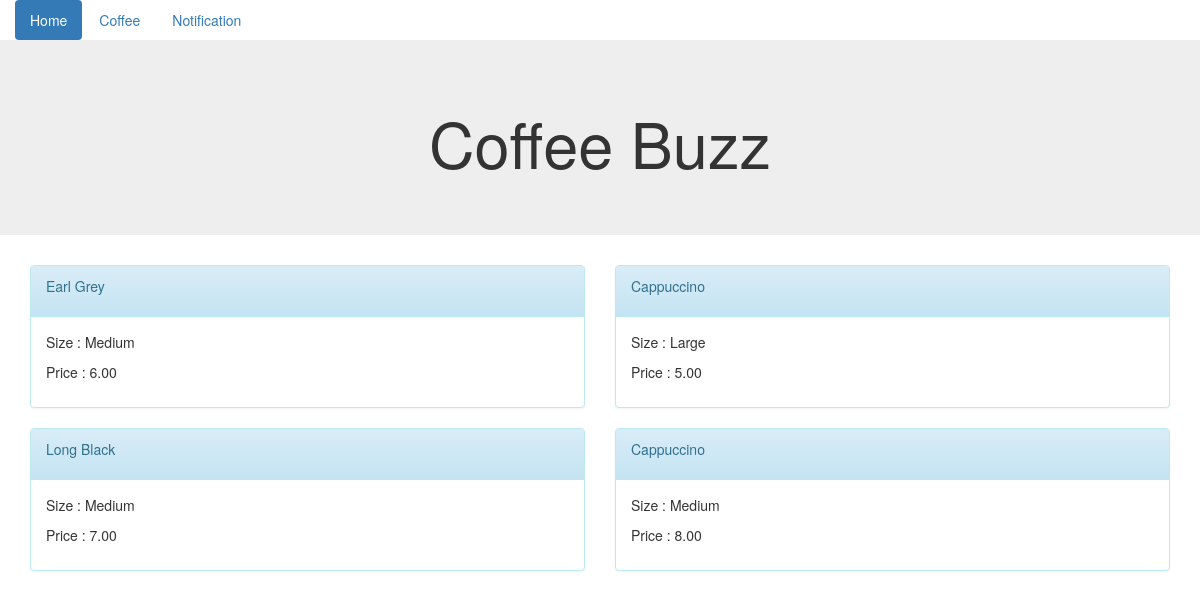
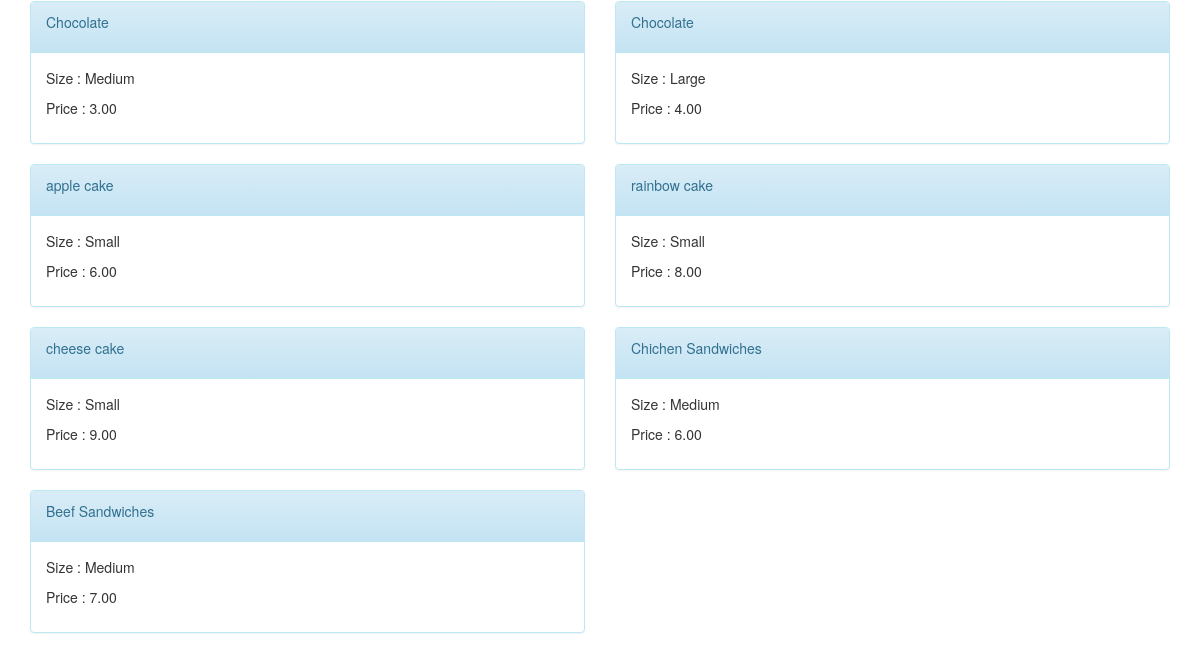
Before: /coffee/products_display with the older database file (2 pictures, top to bottom).
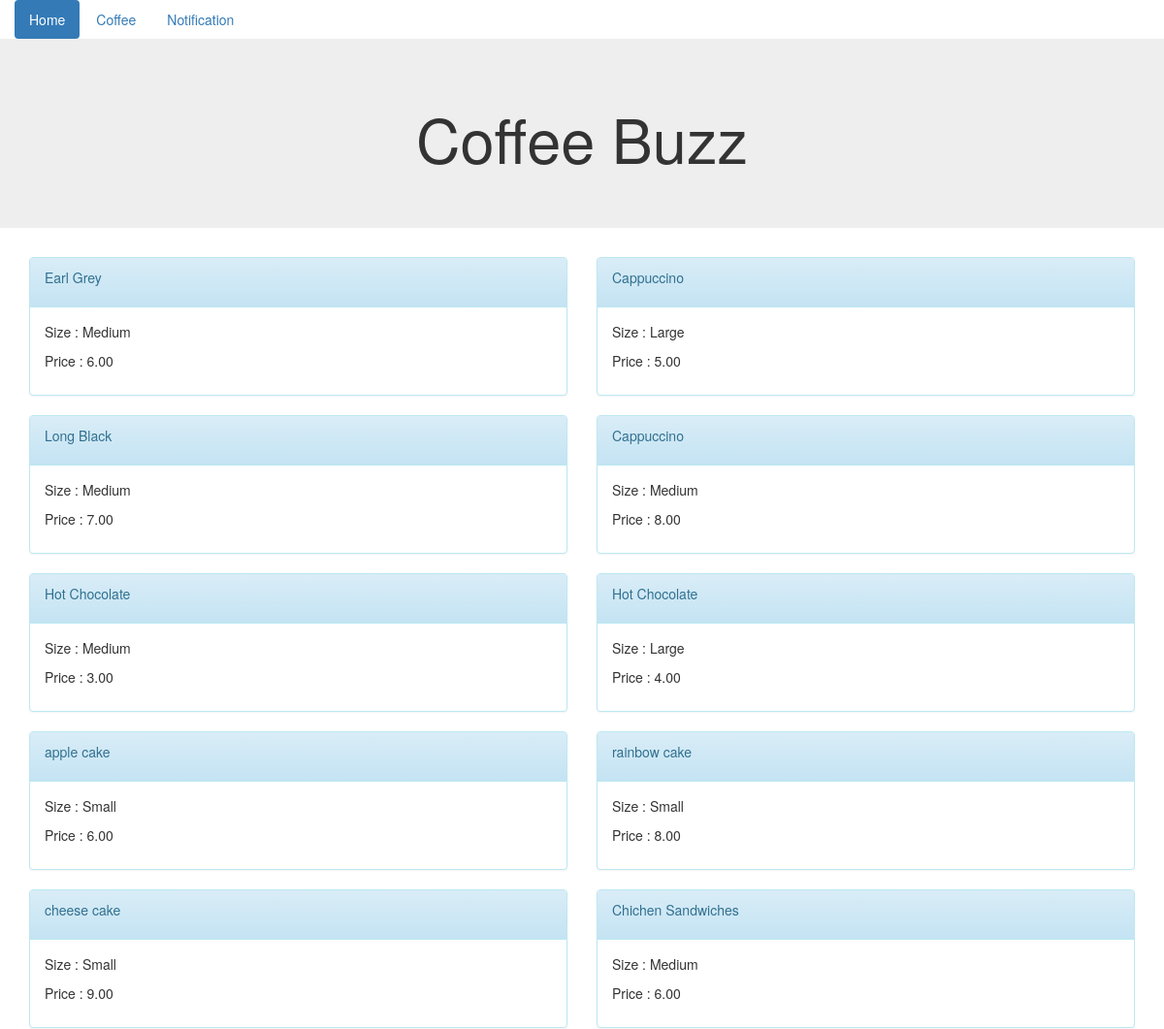
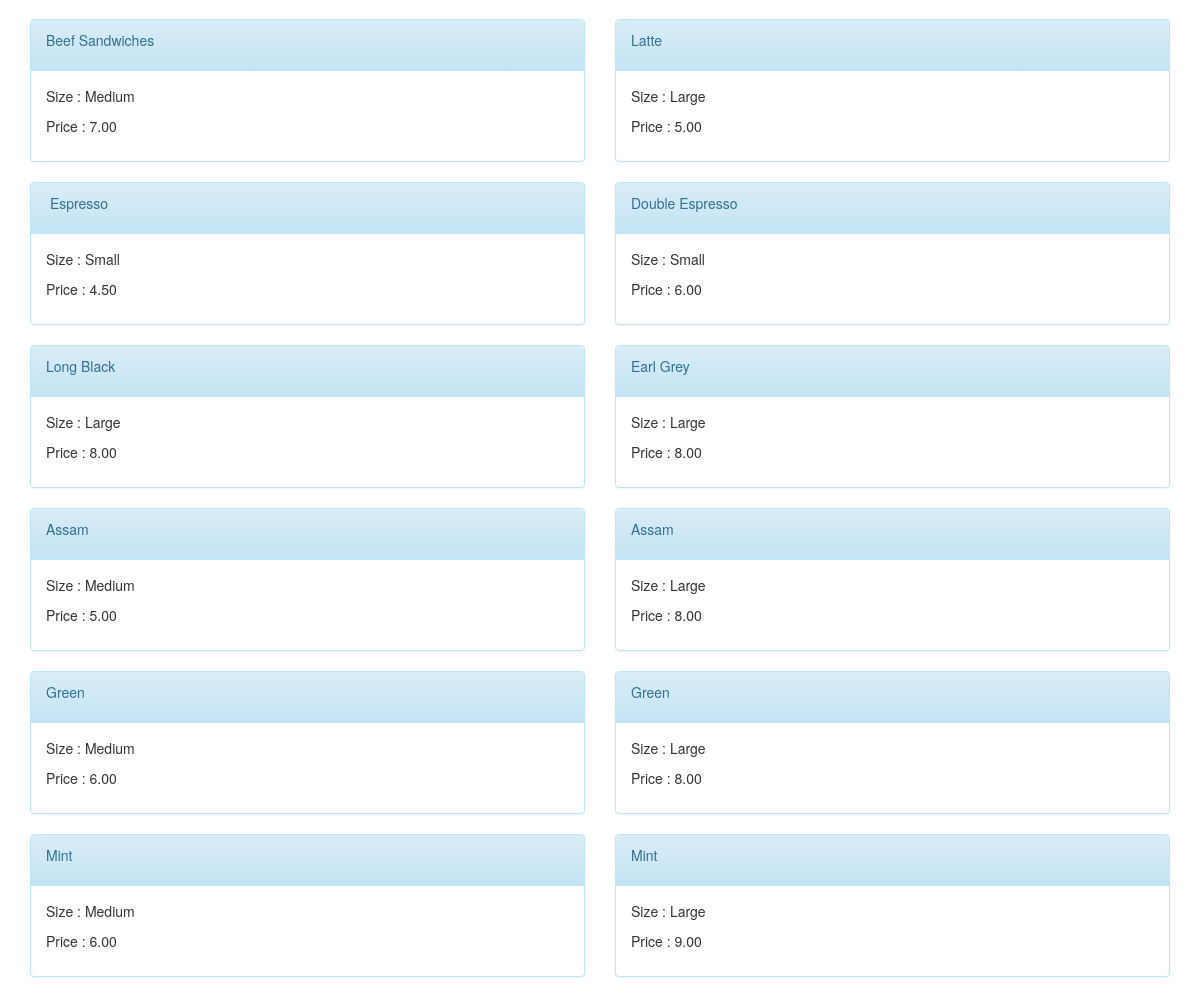
After: the same page with the newer database file (2 pictures, top to bottom).
### coffee/models.py (models this page shows, shortened)
class Product(models.Model):
    size_choice = (
        ("Small", "Small"),
        ("Medium", "Medium"),
        ("Large", "Large"))
    type = (
        ("Coffee", "Coffee"),
        ("Tea", "Tea"),
        ("Cake", "Cake"),
        ("Sandwiches", "Sandwiches")
    )
    product_id = models.AutoField(primary_key=True)
    product_name = models.CharField(max_length=255)
    product_price = models.DecimalField(max_digits=4, decimal_places=2)
    product_state = models.BooleanField(default=True)
    product_size = models.CharField(max_length=255,  choices=size_choice)
    product_type = models.CharField(max_length=255, choices=type, default="Coffee")
    product_quantity = models.IntegerField(default=0)

### coffee/views.py (the view)
# urls.py: path('products_display', coffee.views.products_display),
def products_display(request):
    all_products = Product.objects.all()
    return render(request, 'products_display.html',
                  {
                      'all_products': all_products
                  })

### coffee/templates/products_display.html (shortened to what this page needs)
<!DOCTYPE html>
<html lang="en">
<head>
<link rel="stylesheet" href="https://cdn.jsdelivr.net/npm/bootstrap@3.3.7/dist/css/bootstrap.min.css">
<link rel="stylesheet" href="https://cdn.jsdelivr.net/npm/bootstrap@3.3.7/dist/css/bootstrap-theme.min.css">
</head>
<body>
    <div class="container">
        <div class="row">
            <ul class="nav nav-pills">
              <li role="presentation" class="active"><a href="/coffee/index">Home</a></li>
              <li role="presentation"><a href="#">Coffee</a></li>
              <li role="presentation"><a href="#">Notification</a></li>
            </ul>
        </div>
    </div>
    <div class="jumbotron">
      <h1 style="text-align: center">Coffee Buzz</h1>
    </div>
    <div class="container">
        <div class="row">
            <div>
                {% for product in all_products %}
                    <div class="col-md-6">
                    <div class="panel panel-info">
                        <div class="panel-heading">
                            <p>{{ product.product_name }}</p>
                        </div>
                        <div class="panel-body">
                            <p>Size : {{ product.product_size }}</p>
                            <p>Price : {{ product.product_price }}</p>
                        </div>
                    </div>
                    </div>
                {% endfor %}
            </div>
        </div>
    </div>
</body>
</html>

Changed rows visible on the page:
changed Product (number 5 of 22 on the later page): product_name "Chocolate" → "Hot Chocolate"
changed Product (number 6 of 22 on the later page): product_name "Chocolate" → "Hot Chocolate"
added Product: product_name "Latte", product_size "Large", product_price "5.00"
added Product: product_name "\bEspresso", product_size "Small", product_price "4.50"
added Product: product_name "Double Espresso", product_size "Small", product_price "6.00"
added Product: product_name "Long Black", product_size "Large", product_price "8.00"
added Product: product_name "Earl Grey", product_size "Large", product_price "8.00"
added Product: product_name "Assam", product_size "Medium", product_price "5.00"
added Product: product_name "Assam", product_size "Large", product_price "8.00"
added Product: product_name "Green", product_size "Medium", product_price "6.00"
added Product: product_name "Green", product_size "Large", product_price "8.00"
added Product: product_name "Mint", product_size "Medium", product_price "6.00"
added Product: product_name "Mint", product_size "Large", product_price "9.00"
